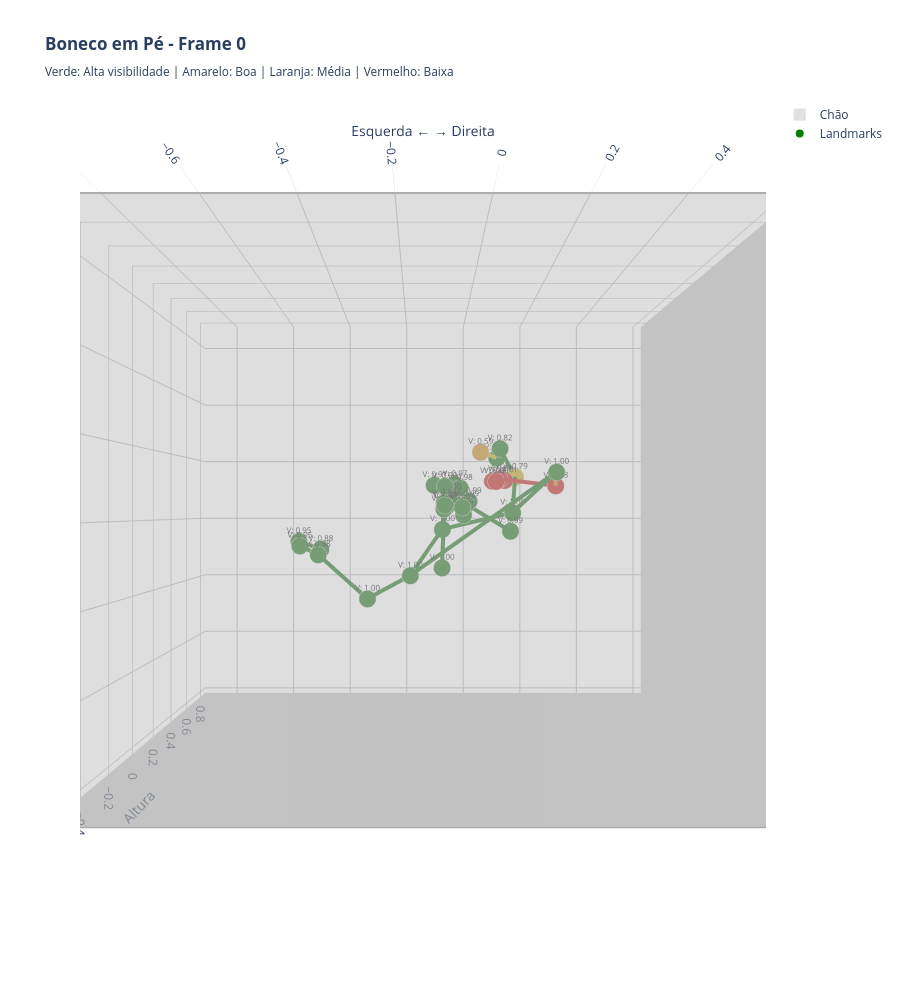

The cell this chart's notebook holds for it:
### Code cell
import plotly.graph_objects as go

LANDMARK_NAMES = [
    'Nose', 'Left Eye Inner', 'Left Eye', 'Left Eye Outer', 'Right Eye Inner', 'Right Eye', 'Right Eye Outer',
    'Left Ear', 'Right Ear', 'Mouth Left', 'Mouth Right',
    'Left Shoulder', 'Right Shoulder', 'Left Elbow', 'Right Elbow', 'Left Wrist', 'Right Wrist',
    'Left Pinky', 'Right Pinky', 'Left Index', 'Right Index', 'Left Thumb', 'Right Thumb',
    'Left Hip', 'Right Hip', 'Left Knee', 'Right Knee', 'Left Ankle', 'Right Ankle',
    'Left Heel', 'Right Heel', 'Left Foot Index', 'Right Foot Index'
]

def get_color_plotly_by_visibility(visibility):
    """
    Retorna cor Plotly baseada no valor de visibilidade (0 a 1)
    Verde (alta) -> Amarelo -> Laranja -> Vermelho (baixa)
    """
    if visibility > 0.8:
        return 'green'
    elif visibility > 0.6:
        return 'gold'
    elif visibility > 0.4:
        return 'orange'
    else:
        return 'red'

def create_3d_skeleton_frontal(world_landmarks, frame_number=0):
    """
    Cria visualização 3D com vista frontal clara - boneco em pé
    Colore baseado na visibilidade
    """
    if not world_landmarks or len(world_landmarks) == 0:
        print(f"✗ Frame {frame_number}: Nenhum landmark 3D encontrado!")
        return
    
    landmarks_3d = world_landmarks[0]
    
    if len(landmarks_3d) < 33:
        print(f"✗ Frame {frame_number}: Apenas {len(landmarks_3d)}/33 landmarks detectados")
        return
    
    # Extrair coordenadas
    x_coords = [lm.x for lm in landmarks_3d]
    y_coords = [lm.y for lm in landmarks_3d]
    z_coords = [lm.z for lm in landmarks_3d]
    
    # Encontrar o chão (altura mínima em Y)
    floor_height = min(y_coords) - 0.1
    
    # Criar figura Plotly
    fig = go.Figure()
    
    # Definir limites para o chão (base quadrada)
    margin = 0.4
    x_min, x_max = min(x_coords) - margin, max(x_coords) + margin
    z_min, z_max = min(z_coords) - margin, max(z_coords) + margin
    
    # Desenhar o chão - MESH preenchido
    fig.add_trace(go.Mesh3d(
        x=[x_min, x_max, x_max, x_min],
        y=[floor_height, floor_height, floor_height, floor_height],
        z=[z_min, z_min, z_max, z_max],
        i=[0, 0],
        j=[1, 2],
        k=[2, 3],
        color='lightgray',
        opacity=0.7,
        name='Chão',
        showlegend=True
    ))
    
    # Bordas do chão
    floor_x = [x_min, x_max, x_max, x_min, x_min]
    floor_z = [z_min, z_min, z_max, z_max, z_min]
    floor_y = [floor_height] * 5
    
    fig.add_trace(go.Scatter3d(
        x=floor_x, y=floor_y, z=floor_z,
        mode='lines',
        line=dict(color='darkgray', width=4),
        name='Bordas',
        hoverinfo='skip',
        showlegend=False
    ))
    
    # Cores para diferentes landmarks baseado em visibilidade
    colors = [get_color_plotly_by_visibility(lm.visibility) for lm in landmarks_3d]
    
    # Adicionar os pontos com cores baseadas em visibilidade
    fig.add_trace(go.Scatter3d(
        x=x_coords, y=y_coords, z=z_coords,
        mode='markers+text',
        marker=dict(size=10, color=colors, opacity=1.0, line=dict(width=2, color='white')),
        text=[f"V: {landmarks_3d[i].visibility:.2f}" for i in range(len(landmarks_3d))],
        textposition="top center",
        textfont=dict(size=8, color='black'),
        hoverinfo='text',
        name='Landmarks'
    ))
    
    # Adicionar as conexões (bones) com espessura maior
    for connection in POSE_CONNECTIONS:
        start_idx, end_idx = connection
        
        if start_idx < len(landmarks_3d) and end_idx < len(landmarks_3d):
            start_lm = landmarks_3d[start_idx]
            end_lm = landmarks_3d[end_idx]
            
            x = [start_lm.x, end_lm.x]
            y = [start_lm.y, end_lm.y]
            z = [start_lm.z, end_lm.z]
            
            # Cor baseada na visibilidade média dos dois pontos
            avg_visibility = (start_lm.visibility + end_lm.visibility) / 2
            line_color = get_color_plotly_by_visibility(avg_visibility)
            
            fig.add_trace(go.Scatter3d(
                x=x, y=y, z=z,
                mode='lines',
                line=dict(color=line_color, width=8),
                hoverinfo='skip',
                showlegend=False
            ))
    
    # Configurar layout - VISTA FRONTAL pura
    fig.update_layout(
        title=f'<b>Boneco em Pé - Frame {frame_number}</b><br><sub>Verde: Alta visibilidade | Amarelo: Boa | Laranja: Média | Vermelho: Baixa</sub>',
        scene=dict(
            xaxis=dict(title='Esquerda ← → Direita', backgroundcolor='rgba(220, 220, 220, 0.5)'),
            yaxis=dict(title='Altura', backgroundcolor='rgba(220, 220, 220, 0.5)'),
            zaxis=dict(title='Profundidade', backgroundcolor='rgba(220, 220, 220, 0.5)'),
            camera=dict(
                eye=dict(x=0, y=-1.8, z=0),  # Câmera frontal
                center=dict(x=0, y=0, z=0),
                up=dict(x=0, y=1, z=0)  # Y apontando para cima
            ),
            aspectmode='data'
        ),
        width=900,
        height=1000,
        showlegend=True,
        hovermode='closest',
        template='plotly_white'
    )
    
    fig.show()
    print(f"✓ Frame {frame_number} - Vista Frontal")


complete_results = []
for idx, frame in enumerate(frames):
    image = mp.Image(image_format=mp.ImageFormat.SRGB, data=frame)
    result = landmarker.detect(image)
    complete_results.append(result)
    
# Executar
print("Criando vista frontal do boneco em pé...\n")
for idx, result in enumerate(complete_results):
    if result.pose_world_landmarks:
        create_3d_skeleton_frontal(result.pose_world_landmarks, frame_number=idx)
    else:
        print(f"✗ Frame {idx} - Nenhuma pose detectada")
    break

### Figure 1 — Plotly figure (JSON) as saved in the notebook; plotly's stock layout.template omitted (floating-point values rounded to 4 significant figures)
{"data": [{"color": "lightgray", "i": [0, 0], "j": [1, 2], "k": [2, 3], "name": "Chão", "opacity": 0.7, "showlegend": true, "type": "mesh3d", "x": [-0.8674, 0.5822, 0.5822, -0.8674], "y": [-0.7246, -0.7246, -0.7246, -0.7246], "z": [-0.5799, -0.5799, 0.6378, 0.6378]}, {"hoverinfo": "skip", "line": {"color": "darkgray", "width": 4}, "mode": "lines", "name": "Bordas", "showlegend": false, "type": "scatter3d", "x": [-0.8674, 0.5822, 0.5822, -0.8674, -0.8674], "y": [-0.7246, -0.7246, -0.7246, -0.7246, -0.7246], "z": [-0.5799, -0.5799, 0.6378, 0.6378, -0.5799]}, {"hoverinfo": "text", "marker": {"color": ["green", "green", "green", "green", "green", "green", "green", "green", "green", "green", "green", "green", "green", "green", "red", "green", "red", "green", "red", "green", "red", "green", "red", "green", "green", "green", "gold", "green", "green", "green", "green", "green", "orange"], "line": {"color": "white", "width": 2}, "opacity": 1, "size": 10}, "mode": "markers+text", "name": "Landmarks", "text": ["V: 0.99", "V: 0.99", "V: 0.99", "V: 1.00", "V: 0.99", "V: 0.99", "V: 0.99", "V: 1.00", "V: 0.99", "V: 1.00", "V: 0.99", "V: 1.00", "V: 1.00", "V: 1.00", "V: 0.08", "V: 0.98", "V: 0.01", "V: 0.95", "V: 0.01", "V: 0.95", "V: 0.00", "V: 0.88", "V: 0.00", "V: 1.00", "V: 1.00", "V: 0.98", "V: 0.79", "V: 0.98", "V: 0.82", "V: 0.97", "V: 0.86", "V: 0.91", "V: 0.59"], "textfont": {"color": "black", "size": 8}, "textposition": "top center", "type": "scatter3d", "x": [-0.09825, -0.1006, -0.09988, -0.09867, -0.06352, -0.06096, -0.05463, -0.1039, 0.0402, -0.09026, -0.04652, -0.1705, 0.1428, -0.2737, 0.1822, -0.4127, 0.05721, -0.4638, 0.07127, -0.4674, 0.04705, -0.4088, 0.03768, -0.0915, 0.09387, -0.07121, 0.1318, -0.01513, 0.1181, -0.03221, 0.1095, -0.105, 0.05102], "y": [-0.5963, -0.6119, -0.6085, -0.6121, -0.6246, -0.624, -0.6129, -0.5956, -0.5521, -0.5879, -0.5529, -0.4767, -0.5077, -0.2932, -0.1987, -0.07776, -0.03798, -0.04689, -0.02515, -0.03807, -0.05156, -0.05036, -0.04426, 0.004836, -0.008212, 0.4381, 0.3224, 0.7883, 0.7343, 0.8276, 0.7692, 0.7764, 0.7125], "z": [0.07789, 0.03131, 0.04343, 0.0387, 0.03433, 0.01913, 0.04054, -0.08932, -0.01509, 0.05573, 0.04757, -0.1133, 0.1105, -0.1799, 0.08858, -0.0857, 0.1099, -0.06414, 0.107, -0.05256, 0.1037, -0.07285, 0.1046, -0.0219, 0.02193, 0.03939, 0.1279, 0.1053, 0.2378, 0.1193, 0.2078, 0.1146, 0.2247]}, {"hoverinfo": "skip", "line": {"color": "green", "width": 8}, "mode": "lines", "showlegend": false, "type": "scatter3d", "x": [-0.09825, -0.1006], "y": [-0.5963, -0.6119], "z": [0.07789, 0.03131]}, {"hoverinfo": "skip", "line": {"color": "green", "width": 8}, "mode": "lines", "showlegend": false, "type": "scatter3d", "x": [-0.1006, -0.09988], "y": [-0.6119, -0.6085], "z": [0.03131, 0.04343]}, {"hoverinfo": "skip", "line": {"color": "green", "width": 8}, "mode": "lines", "showlegend": false, "type": "scatter3d", "x": [-0.09988, -0.09867], "y": [-0.6085, -0.6121], "z": [0.04343, 0.0387]}, {"hoverinfo": "skip", "line": {"color": "green", "width": 8}, "mode": "lines", "showlegend": false, "type": "scatter3d", "x": [-0.09867, -0.1039], "y": [-0.6121, -0.5956], "z": [0.0387, -0.08932]}, {"hoverinfo": "skip", "line": {"color": "green", "width": 8}, "mode": "lines", "showlegend": false, "type": "scatter3d", "x": [-0.09825, -0.06352], "y": [-0.5963, -0.6246], "z": [0.07789, 0.03433]}, {"hoverinfo": "skip", "line": {"color": "green", "width": 8}, "mode": "lines", "showlegend": false, "type": "scatter3d", "x": [-0.06352, -0.06096], "y": [-0.6246, -0.624], "z": [0.03433, 0.01913]}, {"hoverinfo": "skip", "line": {"color": "green", "width": 8}, "mode": "lines", "showlegend": false, "type": "scatter3d", "x": [-0.06096, -0.05463], "y": [-0.624, -0.6129], "z": [0.01913, 0.04054]}, {"hoverinfo": "skip", "line": {"color": "green", "width": 8}, "mode": "lines", "showlegend": false, "type": "scatter3d", "x": [-0.05463, 0.0402], "y": [-0.6129, -0.5521], "z": [0.04054, -0.01509]}, {"hoverinfo": "skip", "line": {"color": "green", "width": 8}, "mode": "lines", "showlegend": false, "type": "scatter3d", "x": [-0.09026, -0.04652], "y": [-0.5879, -0.5529], "z": [0.05573, 0.04757]}, {"hoverinfo": "skip", "line": {"color": "green", "width": 8}, "mode": "lines", "showlegend": false, "type": "scatter3d", "x": [-0.1705, -0.2737], "y": [-0.4767, -0.2932], "z": [-0.1133, -0.1799]}, {"hoverinfo": "skip", "line": {"color": "green", "width": 8}, "mode": "lines", "showlegend": false, "type": "scatter3d", "x": [-0.2737, -0.4127], "y": [-0.2932, -0.07776], "z": [-0.1799, -0.0857]}, {"hoverinfo": "skip", "line": {"color": "green", "width": 8}, "mode": "lines", "showlegend": false, "type": "scatter3d", "x": [-0.4127, -0.4638], "y": [-0.07776, -0.04689], "z": [-0.0857, -0.06414]}, {"hoverinfo": "skip", "line": {"color": "green", "width": 8}, "mode": "lines", "showlegend": false, "type": "scatter3d", "x": [-0.4638, -0.4674], "y": [-0.04689, -0.03807], "z": [-0.06414, -0.05256]}, {"hoverinfo": "skip", "line": {"color": "green", "width": 8}, "mode": "lines", "showlegend": false, "type": "scatter3d", "x": [-0.4674, -0.4088], "y": [-0.03807, -0.05036], "z": [-0.05256, -0.07285]}, {"hoverinfo": "skip", "line": {"color": "orange", "width": 8}, "mode": "lines", "showlegend": false, "type": "scatter3d", "x": [0.1428, 0.1822], "y": [-0.5077, -0.1987], "z": [0.1105, 0.08858]}, {"hoverinfo": "skip", "line": {"color": "red", "width": 8}, "mode": "lines", "showlegend": false, "type": "scatter3d", "x": [0.1822, 0.05721], "y": [-0.1987, -0.03798], "z": [0.08858, 0.1099]}, {"hoverinfo": "skip", "line": {"color": "red", "width": 8}, "mode": "lines", "showlegend": false, "type": "scatter3d", "x": [0.05721, 0.07127], "y": [-0.03798, -0.02515], "z": [0.1099, 0.107]}, {"hoverinfo": "skip", "line": {"color": "red", "width": 8}, "mode": "lines", "showlegend": false, "type": "scatter3d", "x": [0.07127, 0.04705], "y": [-0.02515, -0.05156], "z": [0.107, 0.1037]}, {"hoverinfo": "skip", "line": {"color": "red", "width": 8}, "mode": "lines", "showlegend": false, "type": "scatter3d", "x": [0.04705, 0.03768], "y": [-0.05156, -0.04426], "z": [0.1037, 0.1046]}, {"hoverinfo": "skip", "line": {"color": "green", "width": 8}, "mode": "lines", "showlegend": false, "type": "scatter3d", "x": [-0.1705, 0.1428], "y": [-0.4767, -0.5077], "z": [-0.1133, 0.1105]}, {"hoverinfo": "skip", "line": {"color": "green", "width": 8}, "mode": "lines", "showlegend": false, "type": "scatter3d", "x": [-0.1705, -0.0915], "y": [-0.4767, 0.004836], "z": [-0.1133, -0.0219]}, {"hoverinfo": "skip", "line": {"color": "green", "width": 8}, "mode": "lines", "showlegend": false, "type": "scatter3d", "x": [0.1428, 0.09387], "y": [-0.5077, -0.008212], "z": [0.1105, 0.02193]}, {"hoverinfo": "skip", "line": {"color": "green", "width": 8}, "mode": "lines", "showlegend": false, "type": "scatter3d", "x": [-0.0915, 0.09387], "y": [0.004836, -0.008212], "z": [-0.0219, 0.02193]}, {"hoverinfo": "skip", "line": {"color": "green", "width": 8}, "mode": "lines", "showlegend": false, "type": "scatter3d", "x": [-0.0915, -0.07121], "y": [0.004836, 0.4381], "z": [-0.0219, 0.03939]}, {"hoverinfo": "skip", "line": {"color": "green", "width": 8}, "mode": "lines", "showlegend": false, "type": "scatter3d", "x": [-0.07121, -0.01513], "y": [0.4381, 0.7883], "z": [0.03939, 0.1053]}, {"hoverinfo": "skip", "line": {"color": "green", "width": 8}, "mode": "lines", "showlegend": false, "type": "scatter3d", "x": [-0.01513, -0.03221], "y": [0.7883, 0.8276], "z": [0.1053, 0.1193]}, {"hoverinfo": "skip", "line": {"color": "green", "width": 8}, "mode": "lines", "showlegend": false, "type": "scatter3d", "x": [-0.03221, -0.105], "y": [0.8276, 0.7764], "z": [0.1193, 0.1146]}, {"hoverinfo": "skip", "line": {"color": "green", "width": 8}, "mode": "lines", "showlegend": false, "type": "scatter3d", "x": [0.09387, 0.1318], "y": [-0.008212, 0.3224], "z": [0.02193, 0.1279]}, {"hoverinfo": "skip", "line": {"color": "green", "width": 8}, "mode": "lines", "showlegend": false, "type": "scatter3d", "x": [0.1318, 0.1181], "y": [0.3224, 0.7343], "z": [0.1279, 0.2378]}, {"hoverinfo": "skip", "line": {"color": "green", "width": 8}, "mode": "lines", "showlegend": false, "type": "scatter3d", "x": [0.1181, 0.1095], "y": [0.7343, 0.7692], "z": [0.2378, 0.2078]}, {"hoverinfo": "skip", "line": {"color": "gold", "width": 8}, "mode": "lines", "showlegend": false, "type": "scatter3d", "x": [0.1095, 0.05102], "y": [0.7692, 0.7125], "z": [0.2078, 0.2247]}], "layout": {"height": 1000, "hovermode": "closest", "scene": {"aspectmode": "data", "camera": {"center": {"x": 0, "y": 0, "z": 0}, "eye": {"x": 0, "y": -1.8, "z": 0}, "up": {"x": 0, "y": 1, "z": 0}}, "xaxis": {"backgroundcolor": "rgba(220, 220, 220, 0.5)", "title": {"text": "Esquerda ← → Direita"}}, "yaxis": {"backgroundcolor": "rgba(220, 220, 220, 0.5)", "title": {"text": "Altura"}}, "zaxis": {"backgroundcolor": "rgba(220, 220, 220, 0.5)", "title": {"text": "Profundidade"}}}, "showlegend": true, "title": {"text": "<b>Boneco em Pé - Frame 0</b><br><sub>Verde: Alta visibilidade | Amarelo: Boa | Laranja: Média | Vermelho: Baixa</sub>"}, "width": 900}}
